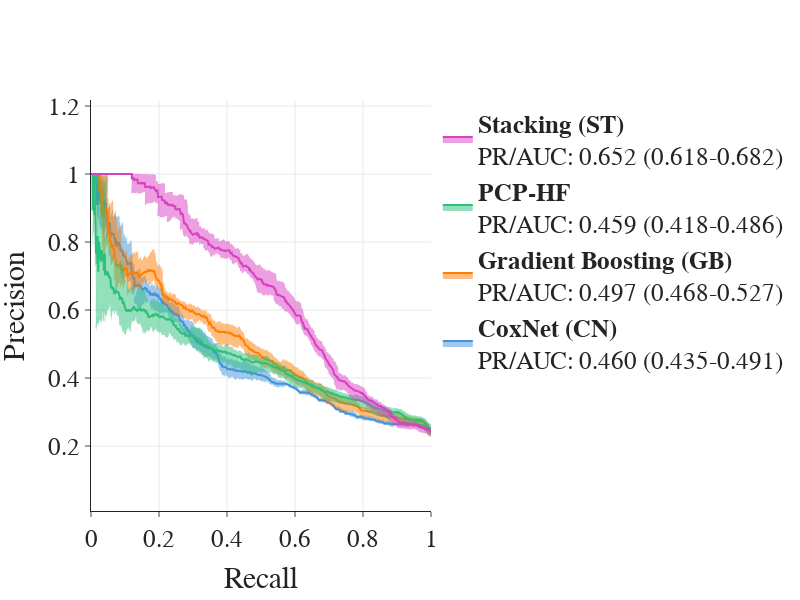

The notebook cell saved with this chart:
### Code cell
from config import COLORS, get_color
fig = plot_pr_ci(pr_ci_selected)
fig.write_image('./data/precision_recall.svg')
fig.show()

### Figure 1 — Plotly figure (JSON) as saved in the notebook; plotly's stock layout.template omitted (floating-point values rounded to 4 significant figures; data arrays with more than 128 entries replaced by an {"elided": "..."} marker saying what was removed)
{"data": [{"hovertemplate": "", "line": {"color": "#4194D9", "shape": "spline", "smoothing": 1.3, "width": 0.1}, "mode": "lines", "name": "<b>CoxNet (CN)</b><br>PR/AUC: 0.460 (0.435-0.491)", "showlegend": false, "type": "scatter", "x": {"elided": "1843 float values"}, "y": {"elided": "1843 float values"}}, {"fill": "tonexty", "line": {"color": "#4194D9"}, "mode": "lines", "name": "<b>CoxNet (CN)</b><br>PR/AUC: 0.460 (0.435-0.491)", "type": "scatter", "x": {"elided": "1843 float values"}, "y": {"elided": "1843 float values"}}, {"fill": "tonexty", "hovertemplate": "", "line": {"color": "#4194D9", "shape": "spline", "smoothing": 1.3, "width": 0.1}, "mode": "lines", "name": "<b>CoxNet (CN)</b><br>PR/AUC: 0.460 (0.435-0.491)", "showlegend": false, "type": "scatter", "x": {"elided": "1843 float values"}, "y": {"elided": "1843 float values"}}, {"hovertemplate": "", "line": {"color": "#FF7F00", "shape": "spline", "smoothing": 1.3, "width": 0.1}, "mode": "lines", "name": "<b>Gradient Boosting (GB)</b><br>PR/AUC: 0.497 (0.468-0.527)", "showlegend": false, "type": "scatter", "x": {"elided": "1841 float values"}, "y": {"elided": "1841 float values"}}, {"fill": "tonexty", "line": {"color": "#FF7F00"}, "mode": "lines", "name": "<b>Gradient Boosting (GB)</b><br>PR/AUC: 0.497 (0.468-0.527)", "type": "scatter", "x": {"elided": "1841 float values"}, "y": {"elided": "1841 float values"}}, {"fill": "tonexty", "hovertemplate": "", "line": {"color": "#FF7F00", "shape": "spline", "smoothing": 1.3, "width": 0.1}, "mode": "lines", "name": "<b>Gradient Boosting (GB)</b><br>PR/AUC: 0.497 (0.468-0.527)", "showlegend": false, "type": "scatter", "x": {"elided": "1841 float values"}, "y": {"elided": "1841 float values"}}, {"hovertemplate": "", "line": {"color": "#2BC07B", "shape": "spline", "smoothing": 1.3, "width": 0.1}, "mode": "lines", "name": "<b>PCP-HF</b><br>PR/AUC: 0.459 (0.418-0.486)", "showlegend": false, "type": "scatter", "x": {"elided": "1817 float values"}, "y": {"elided": "1817 float values"}}, {"fill": "tonexty", "line": {"color": "#2BC07B"}, "mode": "lines", "name": "<b>PCP-HF</b><br>PR/AUC: 0.459 (0.418-0.486)", "type": "scatter", "x": {"elided": "1817 float values"}, "y": {"elided": "1817 float values"}}, {"fill": "tonexty", "hovertemplate": "", "line": {"color": "#2BC07B", "shape": "spline", "smoothing": 1.3, "width": 0.1}, "mode": "lines", "name": "<b>PCP-HF</b><br>PR/AUC: 0.459 (0.418-0.486)", "showlegend": false, "type": "scatter", "x": {"elided": "1817 float values"}, "y": {"elided": "1817 float values"}}, {"hovertemplate": "", "line": {"color": "#D941C3", "shape": "spline", "smoothing": 1.3, "width": 0.1}, "mode": "lines", "name": "<b>Stacking (ST)</b><br>PR/AUC: 0.652 (0.618-0.682)", "showlegend": false, "type": "scatter", "x": {"elided": "1546 float values"}, "y": {"elided": "1546 float values"}}, {"fill": "tonexty", "line": {"color": "#D941C3"}, "mode": "lines", "name": "<b>Stacking (ST)</b><br>PR/AUC: 0.652 (0.618-0.682)", "type": "scatter", "x": {"elided": "1546 float values"}, "y": {"elided": "1546 float values"}}, {"fill": "tonexty", "hovertemplate": "", "line": {"color": "#D941C3", "shape": "spline", "smoothing": 1.3, "width": 0.1}, "mode": "lines", "name": "<b>Stacking (ST)</b><br>PR/AUC: 0.652 (0.618-0.682)", "showlegend": false, "type": "scatter", "x": {"elided": "1546 float values"}, "y": {"elided": "1546 float values"}}], "layout": {"bargroupgap": 0.1, "font": {"family": "Calibri", "size": 25}, "height": 600, "hovermode": "x unified", "legend": {"title": {"font": {"color": "rgba(0,0,0,0)"}}}, "width": 800, "xaxis": {"showgrid": true, "title": {"text": "Recall"}}, "yaxis": {"scaleanchor": "x", "scaleratio": 1, "showgrid": true, "title": {"text": "Precision"}}}}
